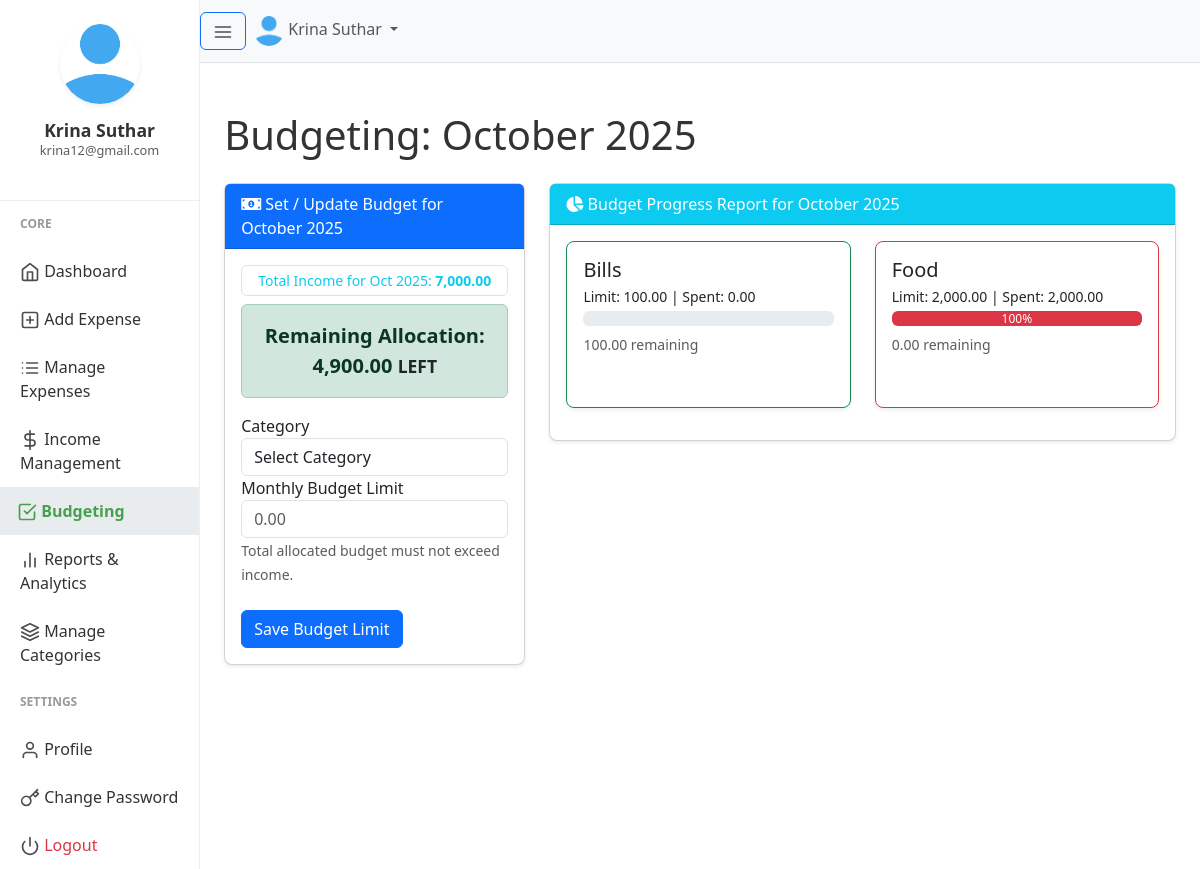
The app's page /budget.php (signed in) with its own data.
### tables this page shows
CREATE TABLE `users` (
  `user_id` int(11) NOT NULL,
  `firstname` varchar(50) NOT NULL,
  `lastname` varchar(25) NOT NULL,
  `email` varchar(50) NOT NULL,
  `profile_path` varchar(50) NOT NULL DEFAULT 'default_profile.png',
  `password` varchar(255) NOT NULL,
  `trn_date` datetime NOT NULL DEFAULT current_timestamp()
);

CREATE TABLE `budgets` (
  `budget_id` int(11) NOT NULL,
  `user_id` int(11) NOT NULL,
  `category` varchar(100) NOT NULL,
  `budget_limit` decimal(10,2) NOT NULL,
  `budget_month` int(2) NOT NULL,
  `budget_year` int(4) NOT NULL,
  `created_at` timestamp NOT NULL DEFAULT current_timestamp()
);

### session.php (called while the page is built, shortened)
<?php
include("config.php");
$sess_email = $_SESSION["email"];
$sql = "SELECT user_id, firstname, lastname, email, profile_path FROM users WHERE email = '$sess_email'";
$result = $con->query($sql);
if ($result->num_rows > 0) {
  while($row = $result->fetch_assoc()) {
    $userid=$row["user_id"];
    $username =$row["firstname"]." ".$row["lastname"];
    $useremail=$row["email"];
    $userprofile="uploads/".$row["profile_path"];
  }
} else {
    $userid="GHX1Y2";
    $username ="Jhon Doe";
    $useremail="mailid@domain.com";
    $userprofile="Uploads/default_profile.png";
}
?>

### budget.php (the view, shortened to what this page needs)
<?php
include("session.php");
include("config.php");
$selected_month = $_SESSION['selected_month'] ?? date('n');
$selected_year = $_SESSION['selected_year'] ?? date('Y');
$selected_month = isset($_GET['month']) ? (int)$_GET['month'] : $selected_month;
$selected_year = isset($_GET['year']) ? (int)$_GET['year'] : $selected_year;
$base_url_params = "?month={$selected_month}&year={$selected_year}";
$display_month_year = date('F Y', mktime(0, 0, 0, $selected_month, 1, $selected_year));
$categories = [];
$user_id_int = (int)$userid;
$sql_fetch_cats = "SELECT category_name FROM expense_categories WHERE user_id = ? AND category_status = 'active' ORDER BY category_name ASC";
if (isset($con) && $stmt_cats = mysqli_prepare($con, $sql_fetch_cats)) {
    mysqli_stmt_bind_param($stmt_cats, "i", $user_id_int);
    mysqli_stmt_execute($stmt_cats);
    $result_cats = mysqli_stmt_get_result($stmt_cats);
    while ($row = mysqli_fetch_assoc($result_cats)) {
        $categories[] = $row['category_name'];
    }
}
$total_income_for_month = 0.00;
$first_day_of_month = date("Y-m-01", strtotime("{$selected_year}-{$selected_month}-01"));
$last_day_of_month = date("Y-m-t", strtotime("{$selected_year}-{$selected_month}-01"));
$sql_total_inc = "SELECT SUM(income_amount) AS total_inc FROM income WHERE user_id = ? AND income_date BETWEEN ? AND ?";
if (isset($con) && $stmt_total_inc = mysqli_prepare($con, $sql_total_inc)) {
    mysqli_stmt_bind_param($stmt_total_inc, "iss", $user_id_int, $first_day_of_month, $last_day_of_month);
    mysqli_stmt_execute($stmt_total_inc);
    $result_total_inc = mysqli_stmt_get_result($stmt_total_inc);
    $total_income_for_month = mysqli_fetch_assoc($result_total_inc)['total_inc'] ?? 0.00;
}
$user_id_int = (int)$userid;
$budgets_query = "SELECT * FROM budgets WHERE user_id = ? AND budget_month = ? AND budget_year = ?";
$budgets_data = [];
$current_total_allocated = 0.00;
if ($stmt_budgets = mysqli_prepare($con, $budgets_query)) {
    mysqli_stmt_bind_param($stmt_budgets, "iii", $user_id_int, $selected_month, $selected_year);
    mysqli_stmt_execute($stmt_budgets);
    $result_budgets = mysqli_stmt_get_result($stmt_budgets);
    while ($row = mysqli_fetch_assoc($result_budgets)) {
        $budgets_data[$row['category']] = $row;
        $current_total_allocated += $row['budget_limit'];
    }
}
$remaining_for_allocation = $total_income_for_month - $current_total_allocated;
$expenses_query = "SELECT expensecategory, SUM(expense) AS total_spent
                   FROM expenses
                   WHERE user_id = ?
                   AND MONTH(expensedate) = ?
                   AND YEAR(expensedate) = ?
                   GROUP BY expensecategory";
$expenses_spent = [];
if ($stmt_expenses = mysqli_prepare($con, $expenses_query)) {
    mysqli_stmt_bind_param($stmt_expenses, "iii", $user_id_int, $selected_month, $selected_year);
    mysqli_stmt_execute($stmt_expenses);
    $result_expenses = mysqli_stmt_get_result($stmt_expenses);
    while ($row = mysqli_fetch_assoc($result_expenses)) {
        $expenses_spent[$row['expensecategory']] = $row['total_spent'];
    }
}
$budget_report = [];
foreach ($categories as $cat) {
    $limit = $budgets_data[$cat]['budget_limit'] ?? 0.00;
    $spent = $expenses_spent[$cat] ?? 0.00;
    $remaining = $limit - $spent;
    $percentage = ($limit > 0) ? round(($spent / $limit) * 100, 1) : 0;
    $status_class = 'success';
    if ($percentage >= 100) {
        $status_class = 'danger';
    } elseif ($percentage >= 75) {
        $status_class = 'warning';
    }
    $budget_report[] = [
        'category' => $cat,
        'limit' => $limit,
        'spent' => $spent,
        'remaining' => $remaining,
        'percentage' => $percentage,
        'status_class' => $status_class
    ];
}
?>
<!DOCTYPE html>
<html lang="en">
<head>
    <link href="css/bootstrap.min.css" rel="stylesheet">
    <link rel="stylesheet" href="https://cdnjs.cloudflare.com/ajax/libs/font-awesome/5.15.4/css/all.min.css">
    <link href="css/style.css" rel="stylesheet">
</head>
<body>
    <div class="d-flex" id="wrapper">
        <div id="sidebar-wrapper">
            <div class="user">
                <img class="img img-fluid rounded-circle shadow-sm" src="<?php echo $userprofile ?>" width="80">
                <h5 class="mt-2 mb-0"><?php echo $username ?></h5>
                <p class="small text-muted"><?php echo $useremail ?></p>
            </div>
            <div class="sidebar-heading">Core</div>
            <div class="list-group list-group-flush">
                <a href="index.php<?php echo $base_url_params; ?>" class="list-group-item list-group-item-action">
                    <span data-feather="home" class="mr-2"></span> Dashboard
                </a>
                <a href="add_expense.php<?php echo $base_url_params; ?>" class="list-group-item list-group-item-action">
                    <span data-feather="plus-square" class="mr-2"></span> Add Expense
                </a>
                <a href="manage_expense.php<?php echo $base_url_params; ?>" class="list-group-item list-group-item-action">
                    <span data-feather="list" class="mr-2"></span> Manage Expenses
                </a>
                <a href="income.php<?php echo $base_url_params; ?>" class="list-group-item list-group-item-action">
                    <span data-feather="dollar-sign" class="mr-2"></span> Income Management
                </a>
                <a href="budget.php<?php echo $base_url_params; ?>" class="list-group-item list-group-item-action sidebar-active">
                    <span data-feather="check-square" class="mr-2"></span> Budgeting
                </a>
                <a href="reports.php<?php echo $base_url_params; ?>" class="list-group-item list-group-item-action">
                    <span data-feather="bar-chart-2" class="mr-2"></span> Reports & Analytics
                </a>
                <a href="manage_categories.php<?php echo $base_url_params; ?>" class="list-group-item list-group-item-action">
                    <span data-feather="layers" class="mr-2"></span> Manage Categories
                </a>
            </div>
            <div class="sidebar-heading">Settings</div>
            <div class="list-group list-group-flush">
                <a href="profile.php" class="list-group-item list-group-item-action">
                    <span data-feather="user" class="mr-2"></span> Profile
                </a>
                <a href="change_password.php" class="list-group-item list-group-item-action">
                    <span data-feather="key" class="mr-2"></span> Change Password
                </a>
                <a href="logout.php" class="list-group-item list-group-item-action text-danger">
                    <span data-feather="power" class="mr-2"></span> Logout
                </a>
            </div>
        </div>
        <div id="page-content-wrapper">
            <nav class="navbar navbar-expand-lg navbar-light bg-light border-bottom">
                <button class="btn btn-outline-primary" type="button" id="menu-toggle">
                    <span data-feather="menu"></span>
                </button>
                <div class="collapse navbar-collapse">
                    <ul class="navbar-nav ml-auto mt-2 mt-lg-0">
                        <li class="nav-item dropdown">
                            <a class="nav-link dropdown-toggle" href="#" id="navbarDropdown" role="button" data-toggle="dropdown" aria-haspopup="true" aria-expanded="false">
                                <img class="img img-fluid rounded-circle" src="<?php echo $userprofile ?>" width="30">
                                <span class="ml-1 d-none d-lg-inline-block"><?php echo $username ?></span>
                            </a>
                        </li>
                    </ul>
                </div>
            </nav>
        <div class="container-fluid p-4">
            <h1 class="mt-4 mb-4 font-weight-light">Budgeting: <?php echo $display_month_year; ?></h1>
                <div class="row">
                    <div class="col-lg-4 mb-4">
                        <div class="card shadow-sm">
                            <div class="card-header bg-primary text-white">
                                <i class="fas fa-money-bill-alt mr-2"></i> Set / Update Budget for <?php echo $display_month_year; ?>
                            </div>
                            <div class="card-body">
                                <p class="text-info small text-center mb-2 p-1 border rounded">
                                    Total Income for <?php echo date('M Y', mktime(0, 0, 0, $selected_month, 1, $selected_year)); ?>:
                                    <strong><?php echo number_format($total_income_for_month, 2); ?></strong>
                                </p>
                                <div class="alert alert-<?php echo ($remaining_for_allocation >= 0 ? 'success' : 'danger'); ?> text-center remaining-amount">
                                    Remaining Allocation:
                                    <br>
                                    <?php echo number_format(abs($remaining_for_allocation), 2); ?>
                                    <span class="small font-weight-normal text-dark"><?php echo ($remaining_for_allocation >= 0 ? 'LEFT' : 'OVER'); ?></span>
                                </div>
                                <form method="POST" action="budget.php<?php echo $base_url_params; ?>">
                                    <div class="form-group">
                                        <label for="budget_category">Category</label>
                                        <select class="form-control" id="budget_category" name="budget_category" required>
                                            <option value="">Select Category</option>
                                        </select>
                                    </div>
                                    <div class="form-group">
                                        <label for="budget_limit">Monthly Budget Limit </label>
                                        <input type="number" step="0.01" class="form-control" id="budget_limit" name="budget_limit" placeholder="0.00" required>
                                        <small class="form-text text-muted">Total allocated budget must not exceed income.</small>
                                    </div>
                                    <button type="submit" class="btn btn-primary btn-block mt-4">Save Budget Limit</button>
                                </form>
                            </div>
                        </div>
                    </div>
                    <div class="col-lg-8 mb-4">
                        <div class="card shadow-sm">
                            <div class="card-header bg-info text-white">
                                <i class="fas fa-chart-pie mr-2"></i> Budget Progress Report for <?php echo $display_month_year; ?>
                            </div>
                            <div class="card-body">
                                <div class="row">
                                    <?php foreach ($budget_report as $item): ?>
                                    <?php if ($item['limit'] > 0 || $item['spent'] > 0): ?>
                                    <div class="col-md-6 mb-3">
                                        <div class="card budget-card h-100 border-<?php echo $item['status_class']; ?>">
                                            <div class="card-body p-3">
                                                <h5 class="card-title mb-1"><?php echo htmlspecialchars($item['category']); ?></h5>
                                                <p class="card-text small mb-1">
                                                    Limit: <?php echo number_format($item['limit'], 2); ?> |
                                                    Spent: <?php echo number_format($item['spent'], 2); ?>
                                                </p>
                                                <?php if ($item['limit'] > 0): ?>
                                                    <div class="progress progress-container" style="height: 15px;">
                                                        <div class="progress-bar bg-<?php echo $item['status_class']; ?>"
                                                            role="progressbar"
                                                            style="width: <?php echo min($item['percentage'], 100); ?>%;"
                                                            aria-valuenow="<?php echo $item['percentage']; ?>"
                                                            aria-valuemin="0"
                                                            aria-valuemax="100">
                                                            <?php echo $item['percentage']; ?>%
                                                        </div>
                                                    </div>
                                                    <p class="small text-muted">
                                                        <?php if ($item['remaining'] >= 0): ?>
                                                            <?php echo number_format($item['remaining'], 2); ?> remaining
                                                        <?php else: ?>
                                                            <span class="text-danger"><?php echo number_format(abs($item['remaining']), 2); ?> OVER BUDGET!</span>
                                                        <?php endif; ?>
                                                    </p>
                                                <?php else: ?>
                                                     <p class="small text-muted text-danger"><?php echo number_format($item['spent'], 2); ?> spent without a budget!</p>
                                                <?php endif; ?>
                                            </div>
                                        </div>
                                    </div>
                                    <?php endif; ?>
                                    <?php endforeach; ?>
                                </div>
                            </div>
                        </div>
                    </div>
                </div>
            </div>
        </div>
        </div>
</body>
</html>

### records on screen
users: profile_path (placeholder picture), username "Krina Suthar", email "krina12@gmail.com"
budgets: category "Bills", budget_limit "100.00", spent "0.00", remaining "100.00"

### other values on screen
$display_month_year "October 2025"
date('M Y', mktime(0, 0, 0, $selected_month, 1, $selected_year)) "Oct 2025"
$total_income_for_month "7,000.00"
abs($remaining_for_allocation) "4,900.00"
$item['category'] "Food"
$item['limit'] "2,000.00"
$item['spent'] "2,000.00"
$item['percentage'] "100"
$item['remaining'] "0.00"
